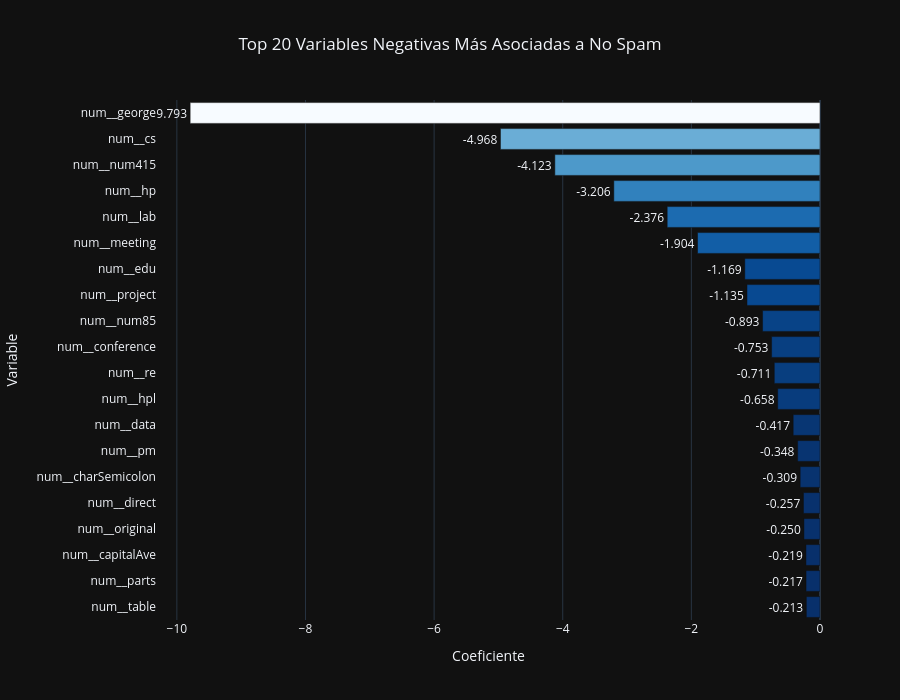

Notebook code for this chart:
### Code cell
# =================================== #
# 31. IMPORTANCIA VARIABLES NEGATIVAS #
# =================================== #

feature_names = (
    best_model.named_steps["preprocessing"]
    .get_feature_names_out()
)

# COEFICIENTES
coeficients = (
    best_model.named_steps["model"]
    .coef_[0]
)

importance_df = pd.DataFrame({
    "Variable": feature_names,
    "Coeficiente": coeficients
})

# SOLO COEFICIENTES NEGATIVOS
importance_negative = (
    importance_df[
        importance_df["Coeficiente"] < 0
    ]
    .sort_values(
        by="Coeficiente",
        ascending=True
    )
)

top_negative = importance_negative.head(20)

fig = px.bar(
    top_negative,
    x="Coeficiente",
    y="Variable",
    orientation="h",
    text="Coeficiente",
    color="Coeficiente",
    color_continuous_scale="Blues",
    title="Top 20 Variables Negativas Más Asociadas a No Spam"
)

fig.update_layout(
    template="plotly_dark",
    title_x=0.5,
    height=700,
    coloraxis_showscale=False
)

# Mayor importancia arriba
fig.update_yaxes(
    categoryorder="total descending"
)

fig.update_traces(
    texttemplate="%{text:.3f}",
    textposition="outside"
)

fig.show()

### Figure 1 — Plotly figure (JSON) as saved in the notebook; plotly's stock layout.template omitted (floating-point values rounded to 4 significant figures)
{"data": [{"hovertemplate": "Coeficiente=%{marker.color}<br>Variable=%{y}<extra></extra>", "legendgroup": "", "marker": {"color": [-9.793, -4.968, -4.123, -3.206, -2.376, -1.904, -1.169, -1.135, -0.8931, -0.7527, -0.7109, -0.6581, -0.4172, -0.348, -0.3085, -0.2574, -0.2502, -0.2188, -0.2172, -0.2128], "coloraxis": "coloraxis", "pattern": {"shape": ""}}, "name": "", "orientation": "h", "showlegend": false, "text": [-9.793, -4.968, -4.123, -3.206, -2.376, -1.904, -1.169, -1.135, -0.8931, -0.7527, -0.7109, -0.6581, -0.4172, -0.348, -0.3085, -0.2574, -0.2502, -0.2188, -0.2172, -0.2128], "textposition": "outside", "texttemplate": "%{text:.3f}", "type": "bar", "x": [-9.793, -4.968, -4.123, -3.206, -2.376, -1.904, -1.169, -1.135, -0.8931, -0.7527, -0.7109, -0.6581, -0.4172, -0.348, -0.3085, -0.2574, -0.2502, -0.2188, -0.2172, -0.2128], "xaxis": "x", "y": ["num__george", "num__cs", "num__num415", "num__hp", "num__lab", "num__meeting", "num__edu", "num__project", "num__num85", "num__conference", "num__re", "num__hpl", "num__data", "num__pm", "num__charSemicolon", "num__direct", "num__original", "num__capitalAve", "num__parts", "num__table"], "yaxis": "y"}], "layout": {"barmode": "relative", "coloraxis": {"colorbar": {"title": {"text": "Coeficiente"}}, "colorscale": [[0, "rgb(247,251,255)"], [0.125, "rgb(222,235,247)"], [0.25, "rgb(198,219,239)"], [0.375, "rgb(158,202,225)"], [0.5, "rgb(107,174,214)"], [0.625, "rgb(66,146,198)"], [0.75, "rgb(33,113,181)"], [0.875, "rgb(8,81,156)"], [1, "rgb(8,48,107)"]], "showscale": false}, "height": 700, "legend": {"tracegroupgap": 0}, "title": {"text": "Top 20 Variables Negativas Más Asociadas a No Spam", "x": 0.5}, "xaxis": {"anchor": "y", "domain": [0, 1], "title": {"text": "Coeficiente"}}, "yaxis": {"anchor": "x", "categoryorder": "total descending", "domain": [0, 1], "title": {"text": "Variable"}}}}
